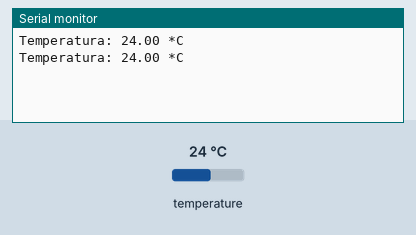
Recording of a sketch running on a simulated Arduino Uno, built with avr-gcc and run on an emulated ATmega328P. Parts: the last lines printed to the serial monitor. The inputs (shaded band) are chosen by the test bench; at power-on: temperature 24 °C.

Above: at 4.3 s.
4.4 s: temperature set to 12 °C
At 6.8 s:
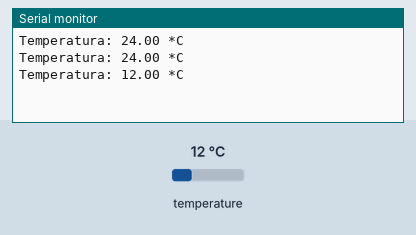
8.1 s: temperature set to 19 °C
At 10.0 s:
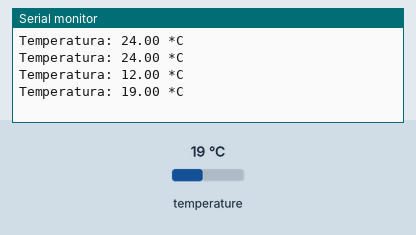
Timing chart, 0 to 11.5 s (numbered marks = the images above; inputs shaded):
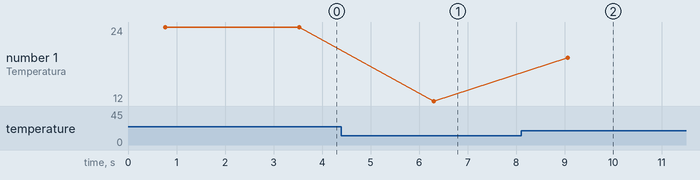

Measured:
- after the input at 4.4 s, the serial monitor: prints a new line after 1.9 s (image 1)
- after the input at 8.1 s, the serial monitor: prints a new line after 0.96 s (image 2)
- plotted number 1: 24 → 12 after the input at 4.4 s, 12 → 19 after the input at 8.1 s

The sketch:

TemperaturaSuelo.ino
```cpp
#include <OneWire.h>
#include <DallasTemperature.h>

#define ONE_WIRE_BUS 5

OneWire oneWire(ONE_WIRE_BUS);
DallasTemperature sensors(&oneWire);

void setup(void) {
  Serial.begin(115200);
  sensors.begin();
}

void loop(void) {
  sensors.requestTemperatures();
  Serial.print("Temperatura: ");
  Serial.print(sensors.getTempCByIndex(0));
  Serial.println(" *C");

  delay(2000);
}
```
